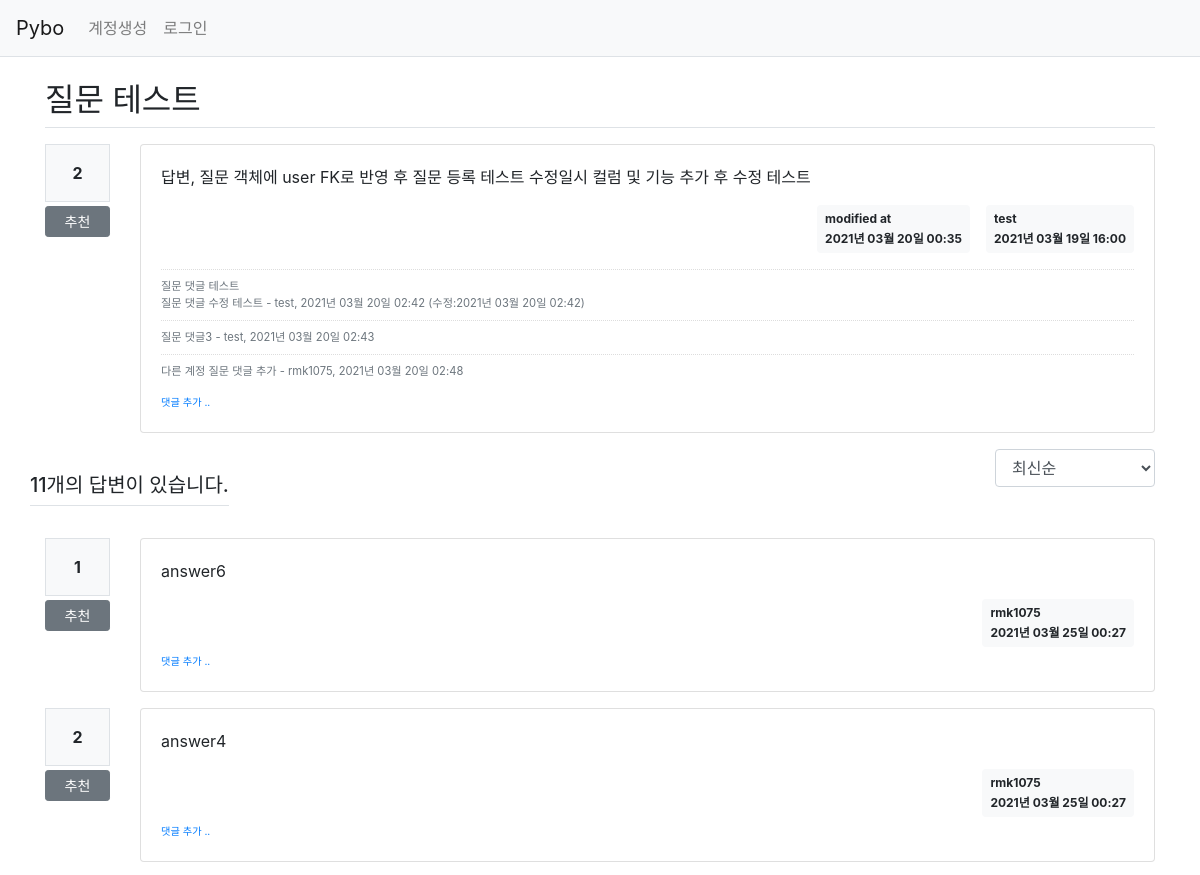
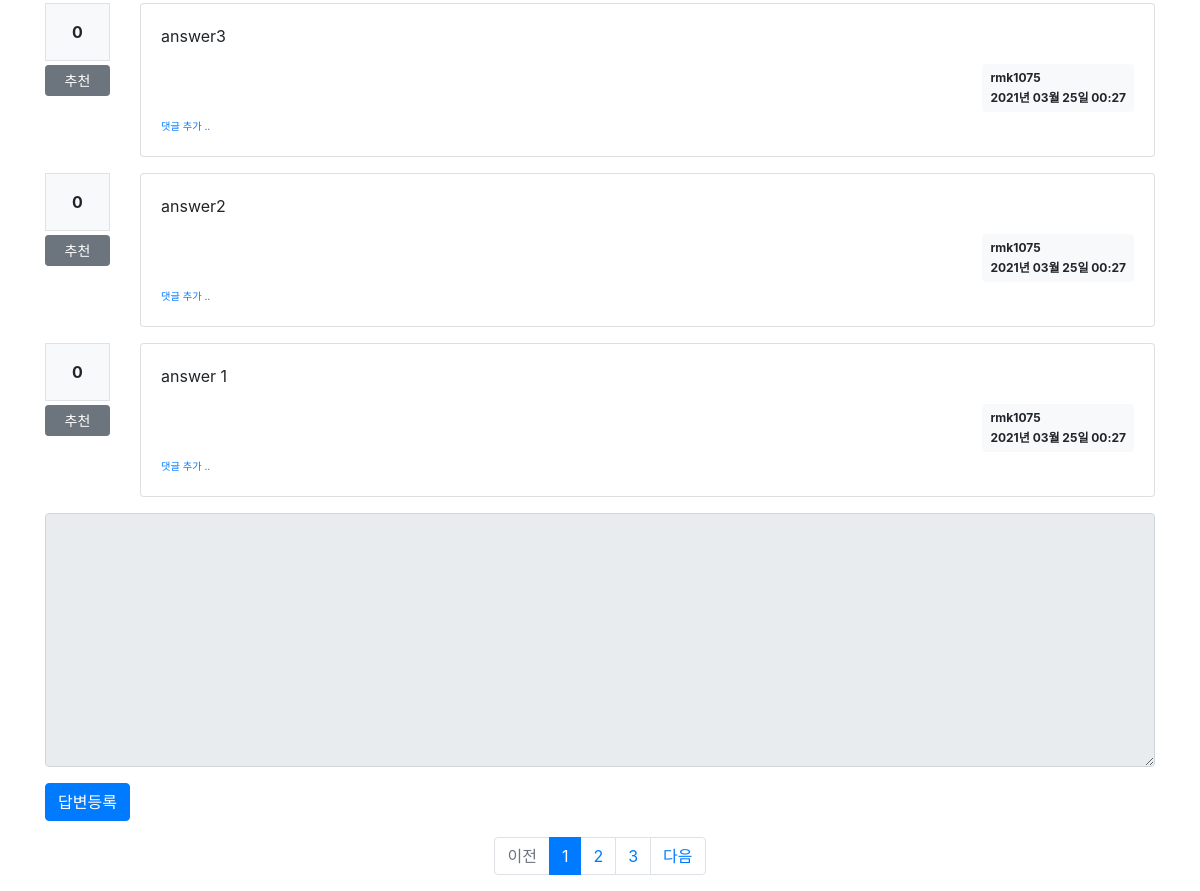
/question/detail/302/, run on the app's committed database (2 pictures, top to bottom).
### pybo/models.py (models this page shows)
class Question(db.Model):
    id = db.Column(db.Integer, primary_key=True)
    subject = db.Column(db.String(200), nullable=False)
    content = db.Column(db.Text(), nullable=False)
    create_date = db.Column(db.DateTime(), nullable=False)
    user_id = db.Column(db.Integer, db.ForeignKey('user.id', ondelete='CASCADE'), nullable=False)
    user = db.relationship('User', backref=db.backref('question_set'))
    modify_date = db.Column(db.DateTime(), nullable=True)
    voter = db.relationship('User', secondary=question_voter, backref=db.backref('question_voter_set'))

class User(db.Model):
    id = db.Column(db.Integer, primary_key=True)
    username = db.Column(db.String(150), unique=True, nullable=False)
    password = db.Column(db.String(200), nullable=False)
    email = db.Column(db.String(120), unique=True, nullable=False)

class Comment(db.Model):
    id = db.Column(db.Integer, primary_key=True)
    user_id = db.Column(db.Integer, db.ForeignKey('user.id', ondelete='CASCADE'), nullable=False)
    user = db.relationship('User', backref=db.backref('comment_set'))
    content = db.Column(db.Text(), nullable=False)
    create_date = db.Column(db.DateTime(), nullable=False)
    modify_date = db.Column(db.DateTime())
    question_id = db.Column(db.Integer, db.ForeignKey('question.id', ondelete='CASCADE'), nullable=True)
    question = db.relationship('Question', backref=db.backref('comment_set'))
    answer_id = db.Column(db.Integer, db.ForeignKey('answer.id', ondelete='CASCADE'), nullable=True)
    answer = db.relationship('Answer', backref=db.backref('comment_set'))

class Answer(db.Model):
    id = db.Column(db.Integer, primary_key=True)
    question_id = db.Column(db.Integer, db.ForeignKey('question.id', ondelete='CASCADE'))
    question = db.relationship('Question', backref=db.backref('answer_set'))
    content = db.Column(db.Text(), nullable=False)
    create_date = db.Column(db.DateTime(), nullable=False)
    user_id = db.Column(db.Integer, db.ForeignKey('user.id', ondelete='CASCADE'), nullable=False)
    user = db.relationship('User', backref=db.backref('answer_set'))
    modify_date = db.Column(db.DateTime(), nullable=True)
    voter = db.relationship('User', secondary=answer_voter, backref=db.backref('answer_voter_set'))

### pybo/views/question_views.py (the view)
@bp.route('/detail/<int:question_id>/')
def detail(question_id):
    form = AnswerForm()
    question = Question.query.get_or_404(question_id)
    page = request.args.get('page', type=int, default=1)
    so = request.args.get('so', type=str, default='recent')
    if so == 'recommend':
        sub_query = db.session.query(answer_voter.c.answer_id, func.count('*').label('answer_voter')) \
            .group_by(answer_voter.c.answer_id).subquery()
        answer_list = Answer.query \
            .outerjoin(sub_query, Answer.id == sub_query.c.answer_id) \
            .order_by(sub_query.c.answer_voter.desc(), Answer.create_date.desc())
    elif so == 'popular':
        sub_query = db.session.query(Comment.answer_id, func.count('*').label('num_comment')) \
            .group_by(Comment.answer_id).subquery()
        answer_list = Answer.query \
            .outerjoin(sub_query, Answer.id == sub_query.c.answer_id) \
            .order_by(sub_query.c.answer_answer.desc(), Answer.create_date.desc())
    else:
        answer_list = Answer.query.filter(Answer.question_id == question_id).order_by(Answer.create_date.desc())
    answer_list = answer_list.paginate(page, per_page=5)
    return render_template('question/question_detail.html', question=question, answer_list=answer_list, form=form, so=so)

### pybo/forms.py
class AnswerForm(FlaskForm):
    content = TextAreaField('내용', validators=[DataRequired('내용은 필수입력 항목입니다.')])

### pybo/filter.py (called while the page is built)
def format_datetime(value, fmt='%Y년 %m월 %d일 %H:%M'):
    return value.strftime(fmt)

### pybo/views/auth_views.py (called while the page is built)
@bp.before_app_request
def load_logged_in_user():
    user_id = session.get('user_id')
    if user_id is None:
        g.user = None
    else:
        g.user = User.query.get(user_id)

### pybo/templates/question/question_detail.html (shortened to what this page needs)
{% extends 'base.html' %}
{% block content %}
<div class="container my-3">
    <h2 class="border-bottom py-2">{{ question.subject }}</h2>
    <div class="row my-3">
        <div class="col-1">
            <div class="bg-light text-center p-3 border font-weight-bolder mb-1">{{ question.voter|length }}</div>
            <a href="#" data-uri="{{ url_for('vote.question', question_id=question.id) }}"
               class="recommend btn btn-sm btn-secondary btn-block my-1">추천</a>
        </div>
        <div class="col-11">
            <div class="card">
                <div class="card-body">
                    <div class="card-text">{{ question.content|markdown }}</div>
                    <div class="d-flex justify-content-end">
                        {% if question.modify_date %}
                        <div class="badge badge-light p-2 text-left mx-3">
                            <div class="mb-2">modified at</div>
                            <div>{{ question.modify_date|datetime }}</div>
                        </div>
                        {% endif %}
                        <div class="badge badge-light p-2 text-left">
                            <div class="mb-2">{{ question.user.username }}</div>
                            <div>{{ question.create_date|datetime }}</div>
                        </div>
                    </div>
                    {% if question.comment_set|length > 0 %}
                    <div class="mt-3">
                    {% for comment in question.comment_set %}
                        <div class="comment py-2 text-muted">
                            <span style="white-space: pre-line;">{{ comment.content }}</span>
                            <span>
                                - {{ comment.user.username }}, {{ comment.create_date|datetime }}
                                {% if comment.modify_date %}
                                (수정:{{ comment.modify_date|datetime }})
                                {% endif %}
                            </span>
                        </div>
                    {% endfor %}
                    </div>
                    {% endif %}
                    <div>
                        <a href="{{ url_for('comment.create_question', question_id=question.id) }}"
                           class="small"><small>댓글 추가 ..</small></a>
                    </div>
                </div>
            </div>
        </div>
    </div>
    <div class="row justify-content-between my-3">
        <h5 class="border-bottom my-3 py-2">{{ question.answer_set|length }}개의 답변이 있습니다.</h5>
        <div class="col-2">
            <select class="form-control so">
                <option value="recent" {% if so=='recent' %}selected{% endif %}>최신순</option>
            </select>
        </div>
    </div>
    {% for answer in answer_list.items %}
    <div class="row my-3">
        <div class="col-1">
            <div class="bg-light text-center p-3 border font-weight-bolder mb-1">{{ answer.voter|length }}</div>
            <a href="#" data-uri="{{ url_for('vote.answer', answer_id=answer.id) }}"
                class="recommend btn btn-sm btn-secondary btn-block my-1">추천</a>
        </div>
        <div class="col-11">
            <div class="card">
                <div class="card-body">
                    <div class="card-text">{{ answer.content|markdown }}</div>
                    <div class="d-flex justify-content-end">
                        <div class="badge badge-light p-2 text-left">
                            <div class="mb-2">{{ answer.user.username }}</div>
                            <div>{{ answer.create_date|datetime }}</div>
                        </div>
                    </div>
                    <div>
                        <a href="{{ url_for('comment.create_answer', answer_id=answer.id) }}"
                           class="small"><small>댓글 추가 ..</small></a>
                    </div>
                </div>
            </div>
        </div>
    </div>
    {% endfor %}
    <form action="{{ url_for('answer.create', question_id=question.id) }}" method="post" class="my-3">
        <div class="form-group">
            <textarea {% if not g.user %}disabled{% endif %} name="content" id="content" class="form-control" rows="10"></textarea>
        </div>
        <input type="submit" value="답변등록" class="btn btn-primary">
    </form>
    <ul class="pagination justify-content-center">
        {% if answer_list.has_prev %}
        <li class="page-item">
            <a class="page-link" data-page="{{ answer_list.prev_num }}" href="#">이전</a>
        </li>
        {% else %}
        <li class="page-item disabled">
            <a class="page-link" tabindex="-1" aria-disabled="true" href="#">이전</a>
        </li>
        {% endif %}
        {% for page_num in answer_list.iter_pages() %}
            {% if page_num %}
                {% if page_num != answer_list.page %}
                <li class="page-item">
                    <a class="page-link" data-page="{{ page_num }}" href="#">{{ page_num }}</a>
                </li>
                {% else %}
                <li class="page-item active" aria-current="page">
                    <a class="page-link" href="#">{{ page_num }}</a>
                </li>
                {% endif %}
           {% else %}
                <li class="disabled">
                    <a class="page-link" href="#">...</a>
                </li>
           {% endif %}
        {% endfor %}
        {% if answer_list.has_next %}
        <li class="page-item">
            <a class="page-link" data-page="{{ answer_list.next_num }}" href="#">다음</a>
        </li>
        {% else %}
        <li class="page-item disabled">
            <a class="page-link" tabindex="-1" aria-disabled="true" href="#">다음</a>
        </li>
        {% endif %}
    </ul>
</div>
{% endblock %}

### pybo/static/style.css (style rules this page uses)
.comment { border-top:dotted 1px #ddd; font-size:0.7em; }

### data on the page
Question: subject "질문 테스트", content "답변, 질문 객체에 user FK로 반영 후 질문 등록 테스트 수정일시 컬럼 및 기능 추가 후 수정 테스트", modify_date "2021년 03월 20일 00:35", create_date "2021년 03월 19일 16:00"
User: user.username "test"
Comment: content "질문 댓글 테스트 질문 댓글 수정 테스트", user.username "test", create_date "2021년 03월 20일 02:42", modify_date "2021년 03월 20일 02:42"
Comment: content "질문 댓글3", user.username "test", create_date "2021년 03월 20일 02:43"
Comment: content "다른 계정 질문 댓글 추가", user.username "rmk1075", create_date "2021년 03월 20일 02:48"
Answer: voter|length "1", content "answer6", user.username "rmk1075", create_date "2021년 03월 25일 00:27"
Answer: voter|length "2", content "answer4", user.username "rmk1075", create_date "2021년 03월 25일 00:27"
Answer: voter|length "0", content "answer3", user.username "rmk1075", create_date "2021년 03월 25일 00:27"
Answer: voter|length "0", content "answer2", user.username "rmk1075", create_date "2021년 03월 25일 00:27"
Answer: voter|length "0", content "answer 1", user.username "rmk1075", create_date "2021년 03월 25일 00:27"

### other printed values
{{ question.voter|length }} "2"
{{ question.answer_set|length }} "11"
{{ page_num }} "1"
{{ page_num }} "2" "3"
